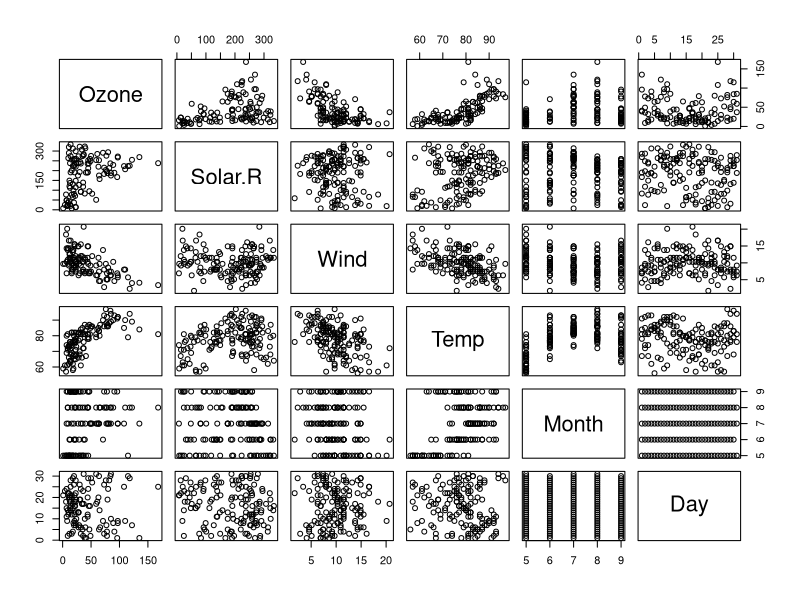
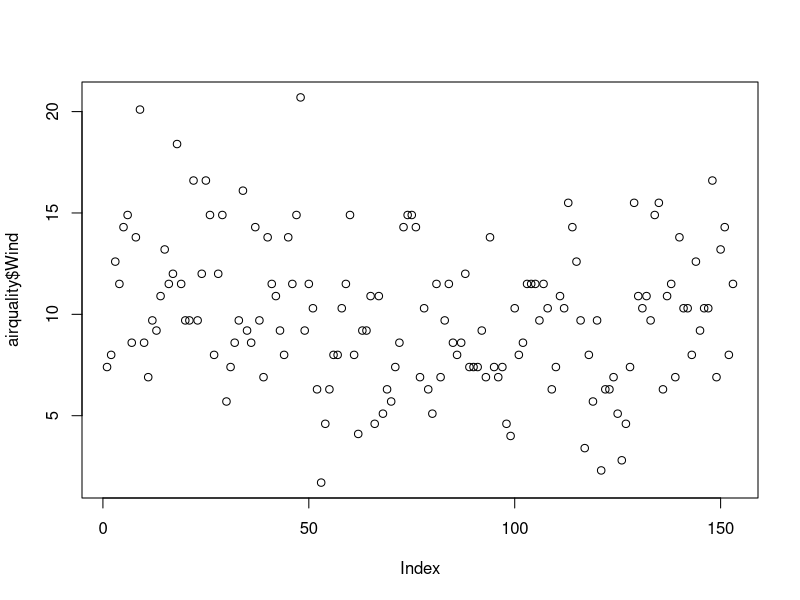
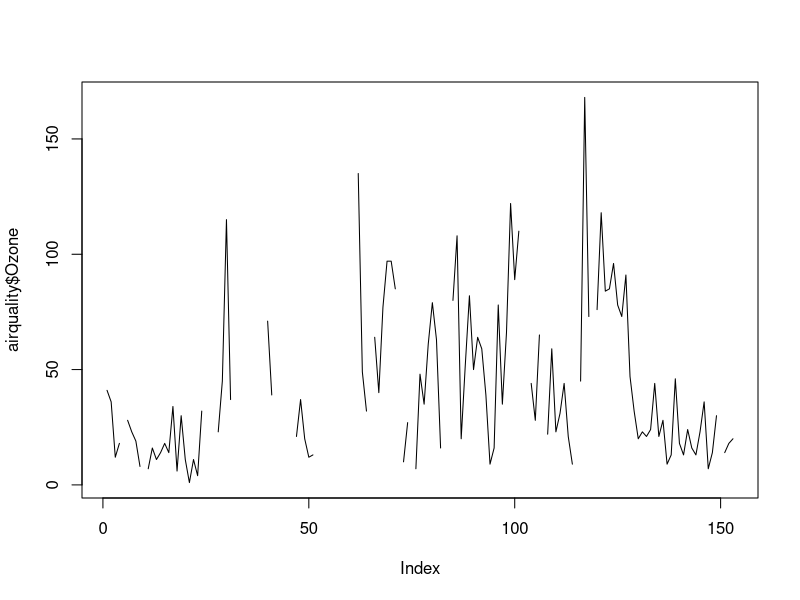
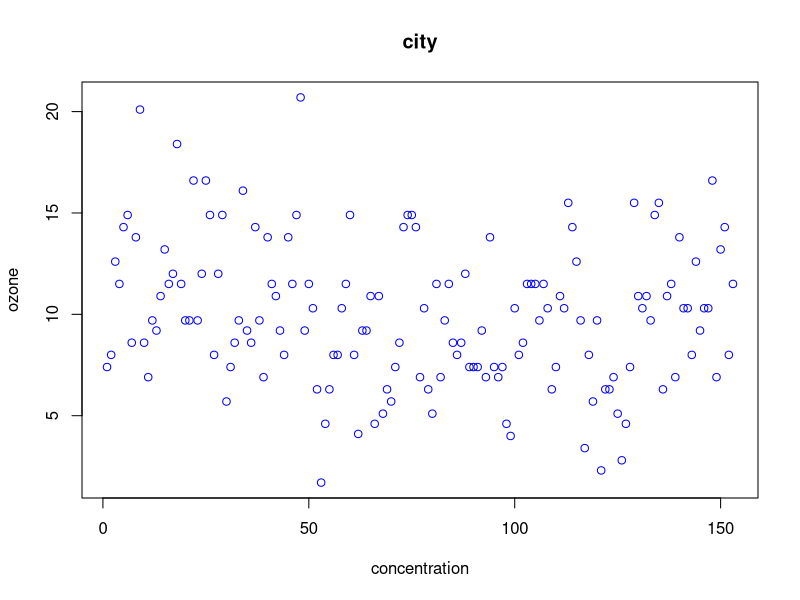
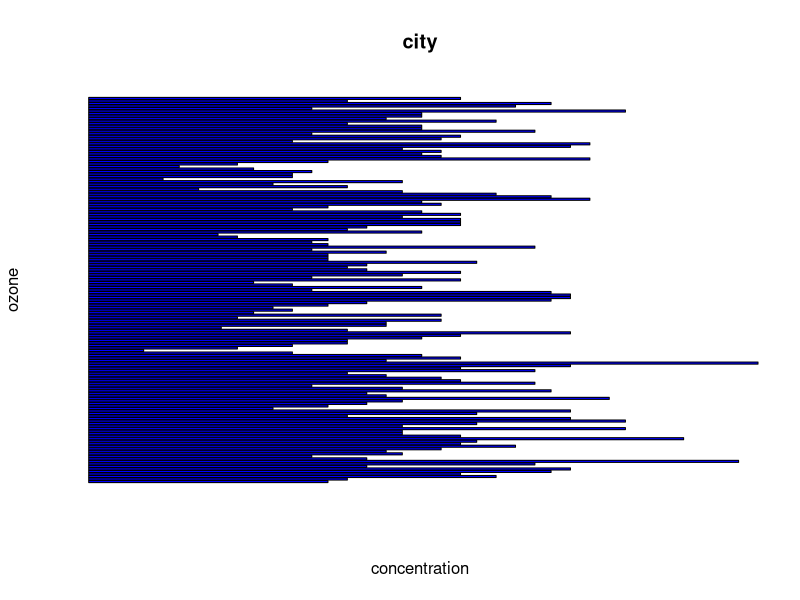

Source code (R) for these figures, in order:
1+1
3^2
pi
x<-c(2,0,0,4)
y<-c(1,9,9,9)
x+y
x[1]
y[3]
y[y<9]=2
y
df<-data.frame(x=1:3,y=c("a","b","c"))
df[1,1]
df[1]
df[1,2]
df[c(1,1),c(1,2)]
df[c(1,3),2]
df[c(1,3),1]
df[-2,-2]
df[-2,]
datasets::airquality
airquality<- datasets::airquality
head(airquality,5)
tail(airquality,5)
airquality[,c(1,2)]
summary(airquality[,1])
summary(airquality)
airquality$Ozone
plot(airquality)
plot(airquality$Wind)
plot(airquality$Ozone,type="l")
plot(airquality$Wind,xlab = "concentration",ylab = "ozone",main = "city",col='blue')
barplot(airquality$Wind,xlab = "concentration",ylab = "ozone",main = "city",col='blue',horiz = T,axe =F)
par(mfrow=c(3,3),mar=c(2,5,2,1),las=0,bty="o")
